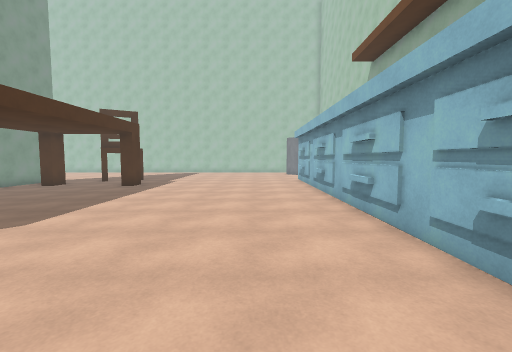
[1] (above)

20 first-person views from a walk through a scene from a Unity 3-D project. The camera is 1.5 m above the floor, tilts 4° down and sees 90° across. The floor is counted in squares, 1 m on a side. Each view is taken from the middle of a square. On the plan, view 1 faces up. The plan holds only what a view shows up to about 13 squares ahead; the rest is blank. The place goes on beyond the plan. Surface patterns are stand-ins for the level's own textures.

[2]
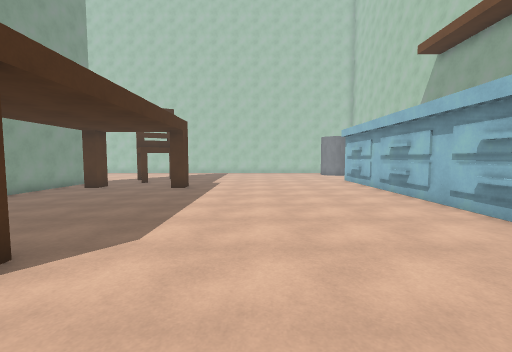

[3]
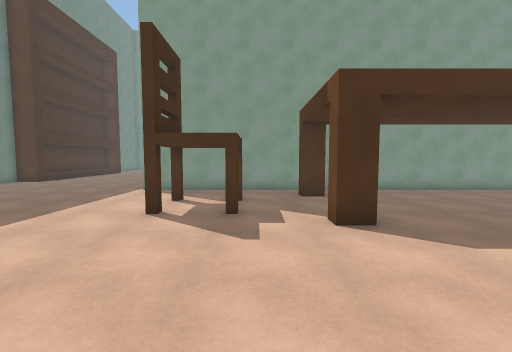

[4]
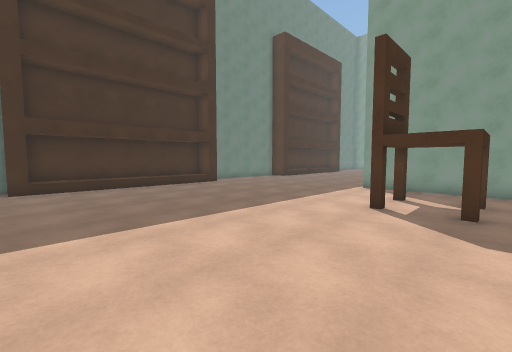

[5]
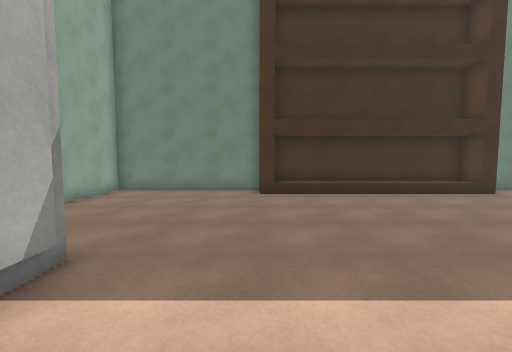

[6]
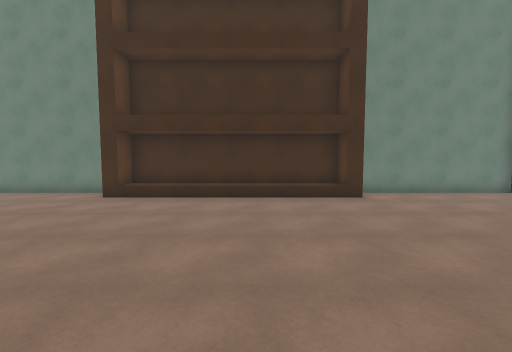

[7]
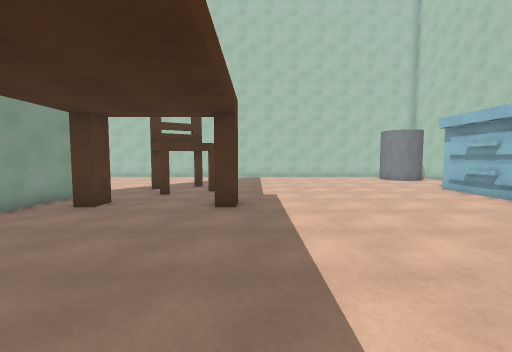

[8]
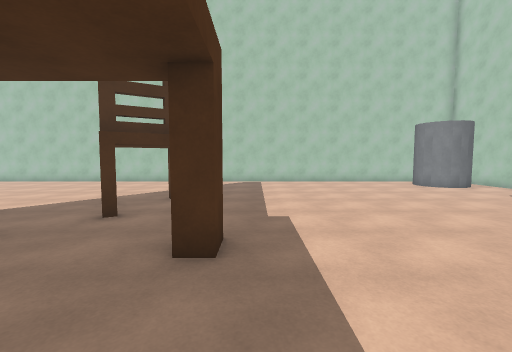

[9]
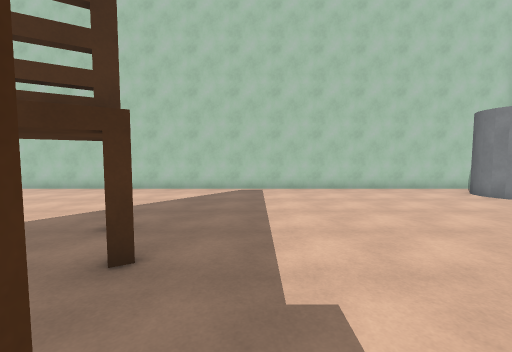

[10]
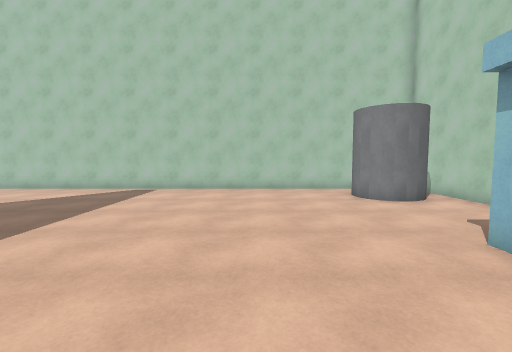

[11]
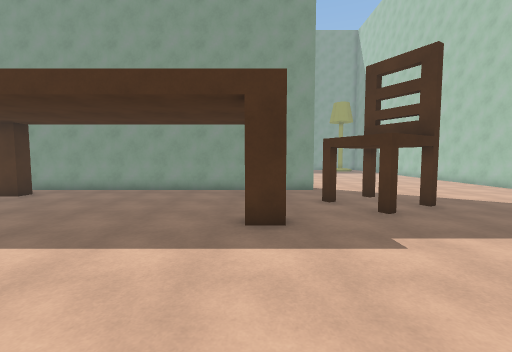

[12]
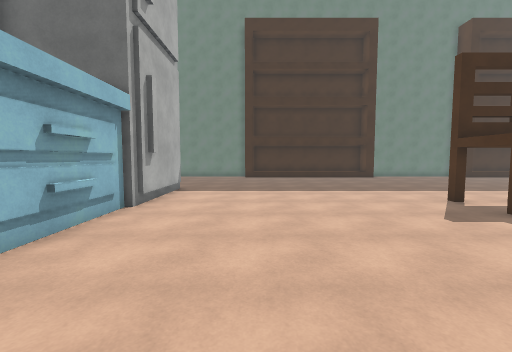

[13]
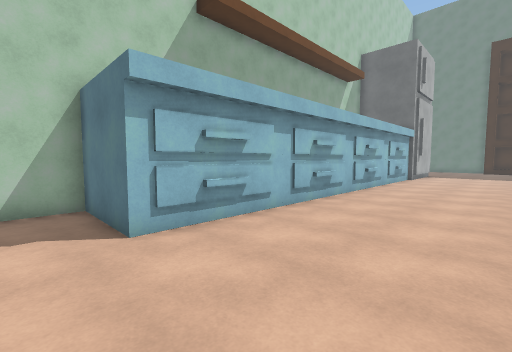

[14]
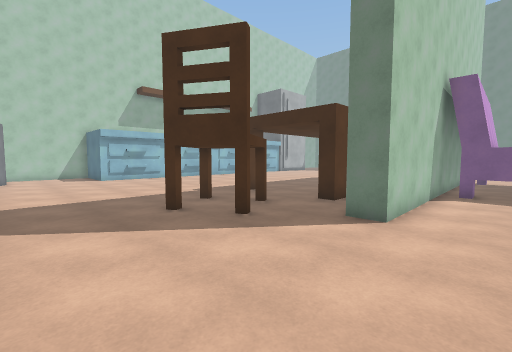

[15]
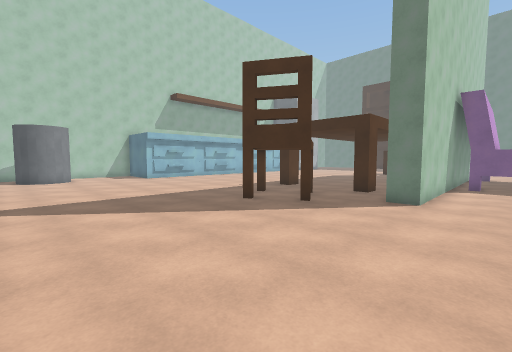

[16]
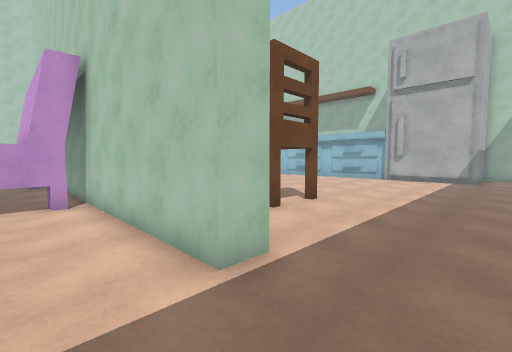

[17]
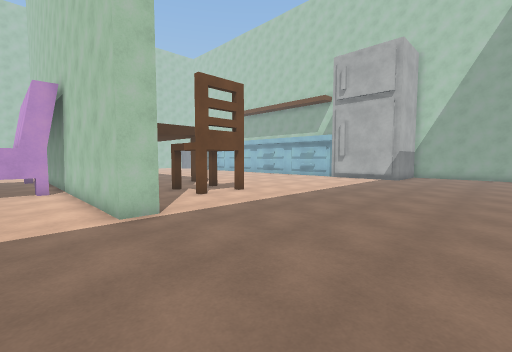

[18]
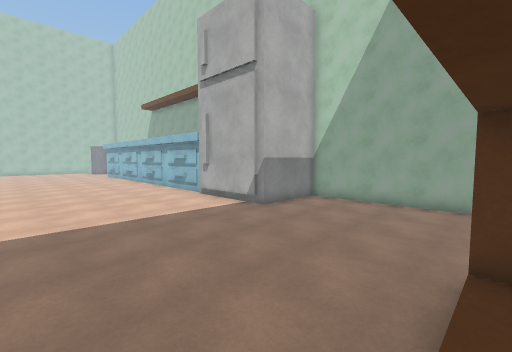

[19]
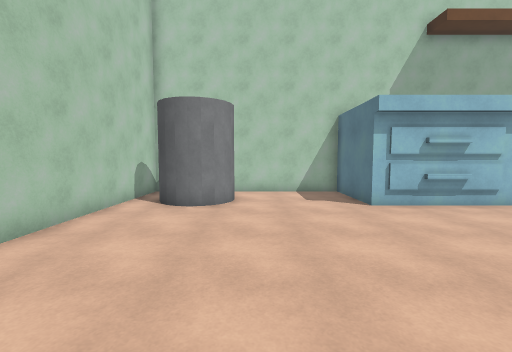

[20]
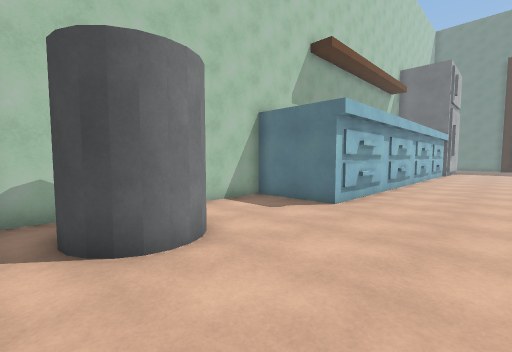

### Floor plan
Key: @ floor where view 1 was taken; # wall or solid block; . main floor; : floor 0.5 m higher than the main floor; C chair; O other object.
Columns run from 16 left of view 1 to 7 right of it. Each row starts with its distance up from view 1.
 27 ########################
 26 .......................#
 25 ...................## .#
 24 ...................## .#
 23 ...................###.#
 22 .......................#
 21 .......................#
 20 .......C...............#
 19 .......C...............#
 18 .....C..C..........OOOO#
 17 ..##..C............O
 16 ..##..C............O
 15 ..##...............O
 14 ..##.#...#.........O
 13 ..##...............O
 12 ..##...............O
 11 OO##...............O
 10  O##...............O
  9  O##...............O
  8  O##...............O
  7  O##...............O
  6  O##...............O
  5  O##...............O
  4  O##.#...#.........O
  3 OO##...............O
  2 ..##...............O
  1 ..##..C.C..........O
  0 ..##............@..#
 -1 ..##..C.C..........#
 -2 ..##...............#
 -3 ..##...............#
 -4 ...................#
 -5 ...................#####
 -6 .......................#
 -7 .......................#
 -8 .......................#
 -9  ......................#
-10 . .....................#
-11  ......................#
-12 ......#::::::::##......#
-13 ########################

Where each view was taken, in squares from view 1:
view 1: 0 up, 0 right, facing up
view 2: 1 up, 3 left, facing up
view 3: 2 up, 1 left, facing left
view 4: 2 up, 0 right, facing down-left
view 5: 1 down, 0 right, facing down
view 6: 2 down, 6 left, facing down
view 7: 6 up, 6 left, facing up
view 8: 10 up, 6 left, facing up
view 9: 14 up, 6 left, facing up
view 10: 14 up, 1 left, facing up
view 11: 14 up, 1 left, facing left
view 12: 8 up, 1 left, facing down
view 13: 20 up, 2 left, facing down-right
view 14: 23 up, 16 left, facing down-right
view 15: 26 up, 16 left, facing down-right
view 16: 6 down, 16 left, facing up-right
view 17: 10 down, 16 left, facing up-right
view 18: 12 down, 5 left, facing up-right
view 19: 22 up, 5 left, facing right
view 20: 26 up, 1 left, facing down-right
